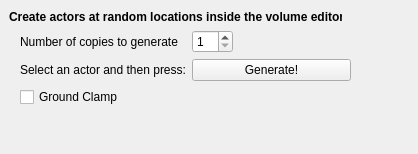
<?xml version="1.0" encoding="UTF-8"?>
<ui version="4.0">
 <class>RandomActorGenerator</class>
 <widget class="QDockWidget" name="RandomActorGenerator">
  <property name="geometry">
   <rect>
    <x>0</x>
    <y>0</y>
    <width>418</width>
    <height>154</height>
   </rect>
  </property>
  <property name="minimumSize">
   <size>
    <width>418</width>
    <height>137</height>
   </size>
  </property>
  <property name="windowTitle">
   <string>Random Actor Generator</string>
  </property>
  <widget class="QWidget" name="dockWidgetContents">
   <widget class="QLabel" name="label_3">
    <property name="geometry">
     <rect>
      <x>9</x>
      <y>9</y>
      <width>333</width>
      <height>16</height>
     </rect>
    </property>
    <property name="font">
     <font>
      <weight>75</weight>
      <bold>true</bold>
     </font>
    </property>
    <property name="text">
     <string>Create actors at random locations inside the volume editor</string>
    </property>
   </widget>
   <widget class="QWidget" name="formLayoutWidget">
    <property name="geometry">
     <rect>
      <x>20</x>
      <y>30</y>
      <width>331</width>
      <height>87</height>
     </rect>
    </property>
    <layout class="QFormLayout" name="formLayout">
     <property name="fieldGrowthPolicy">
      <enum>QFormLayout::AllNonFixedFieldsGrow</enum>
     </property>
     <item row="0" column="0">
      <widget class="QLabel" name="label_2">
       <property name="text">
        <string>Number of copies to generate</string>
       </property>
      </widget>
     </item>
     <item row="0" column="1">
      <widget class="QSpinBox" name="mNumActorsToGenerate">
       <property name="sizePolicy">
        <sizepolicy hsizetype="Fixed" vsizetype="Fixed">
         <horstretch>0</horstretch>
         <verstretch>0</verstretch>
        </sizepolicy>
       </property>
       <property name="minimum">
        <number>1</number>
       </property>
      </widget>
     </item>
     <item row="1" column="1">
      <widget class="QPushButton" name="mGenerateBtn">
       <property name="text">
        <string>Generate!</string>
       </property>
      </widget>
     </item>
     <item row="1" column="0">
      <widget class="QLabel" name="label">
       <property name="text">
        <string>Select an actor and then press:</string>
       </property>
      </widget>
     </item>
     <item row="2" column="0">
      <widget class="QCheckBox" name="mGroundClampCheckBox">
       <property name="text">
        <string>Ground Clamp</string>
       </property>
      </widget>
     </item>
    </layout>
   </widget>
  </widget>
 </widget>
 <resources/>
 <connections/>
</ui>
